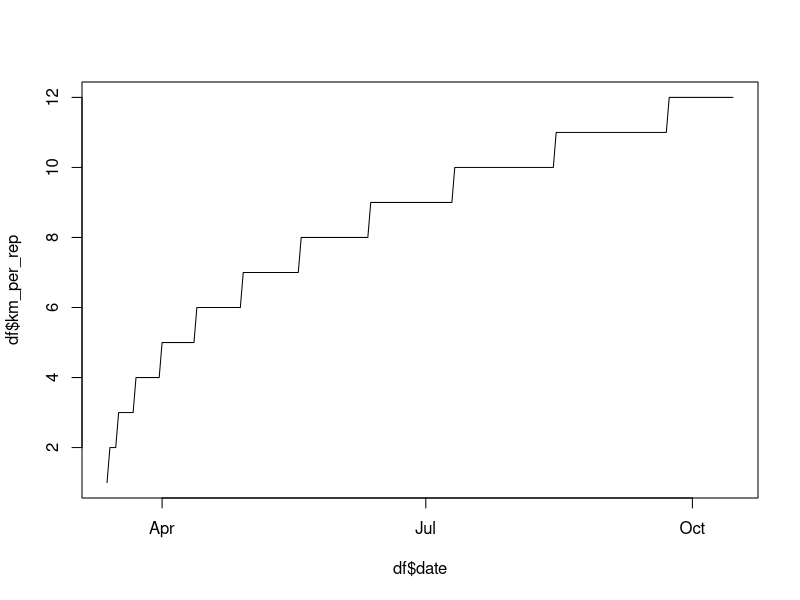
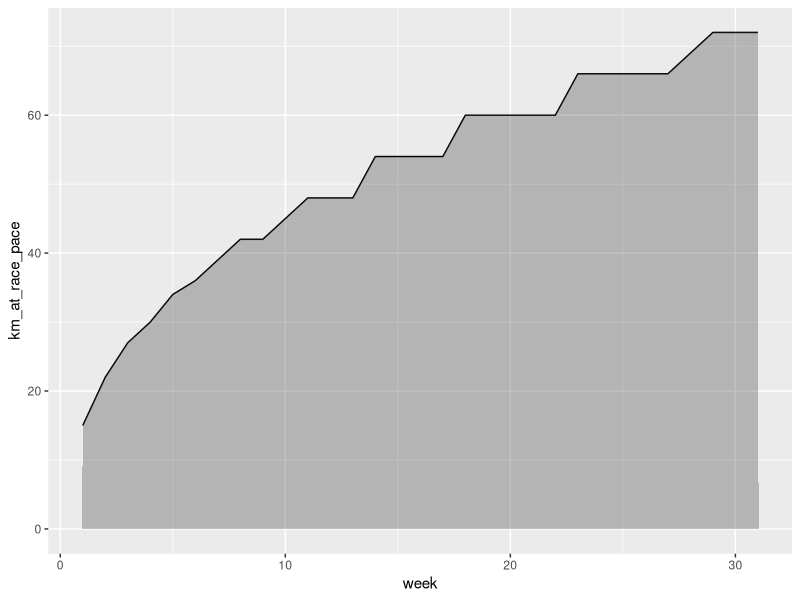

These figures' R source, in order:
library(tidyverse)

# Create a sequence of dates from now to the marathon
dates <- seq(as.Date('2017-03-13'),
             as.Date('2017-10-15'),
             by = 1)
day_number <- 1:length(dates)

# Divide into weeks
weeks <- (day_number %/% 7) + 1

# Create a dataframe
df <- data_frame(date = dates,
                 week = weeks)

# Get day of week
df$dow <- weekdays(df$date)

# Idea: 3 workouts per week, with 1, 2 and 3 reps (respectively)
# of an identical distance at race pace.

# Tuesday: 2
# Thursday: 1
# Saturday: 3

# Progression should be non-linear (since it's easy to go from 1 to 2 k
# harder to go from 8 to 9)
# Progression is number of kilometers per rep
progression <- seq(1, 500, length = nrow(df))^0.4
progression <- round(progression)

df$km_per_rep <- progression

# Plot the progression
plot(df$date, df$km_per_rep, type = 'l')

# Get number of reps
df$number_of_reps <-
  ifelse(df$dow == 'Tuesday', 2,
         ifelse(df$dow == 'Thursday', 1,
                ifelse(df$dow == 'Saturday', 3, 0)))

# Get number of kilometers at race pace
df$km_at_race_pace <- df$number_of_reps * df$km_per_rep

# Remove the last day
df <- df %>% filter(date < '2017-10-15')

# Group by week and get total number of km at race pace per week
by_week <- df %>%
  group_by(week) %>%
  summarise(km_at_race_pace = sum(km_at_race_pace)) %>%
  ungroup

# Plot
ggplot(data = by_week,
       aes(x = week,
           y = km_at_race_pace)) +
  geom_line() +
  geom_area(alpha = 0.3)
